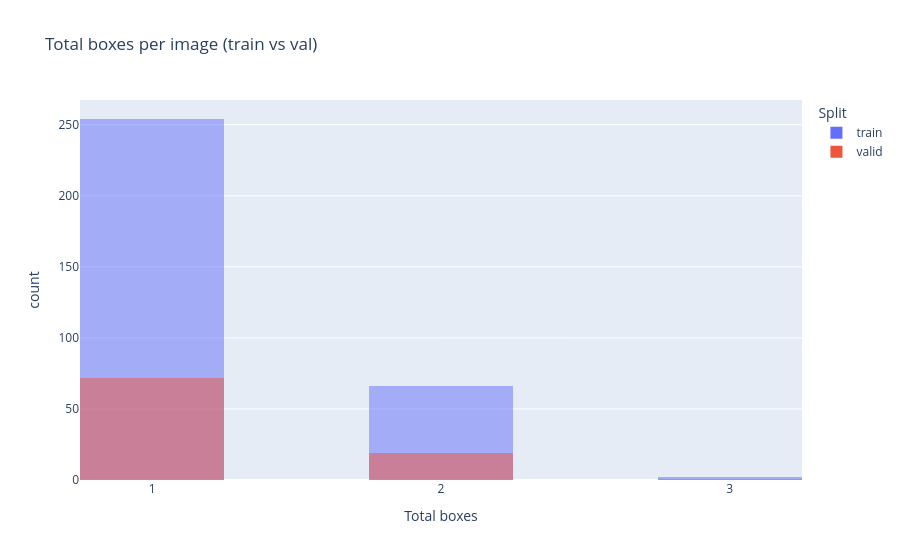

The notebook cell saved with this chart:
### Markdown cell above
Total boxes per image for train

### Code cell
fig = px.histogram(
    x=boxes_per_image["train"] + boxes_per_image["valid"],
    color=["train"] * len(boxes_per_image["train"]) + ["valid"] * len(boxes_per_image["valid"]),
    barmode="overlay",
    nbins=10,
    title="Total boxes per image (train vs val)",
    labels={"x": "Total boxes", "color": "Split"}
)

fig.update_xaxes(tickvals=[1,2,3])

fig.show()

### Figure 1 — Plotly figure (JSON) as saved in the notebook; plotly's stock layout.template omitted (floating-point values rounded to 4 significant figures; data arrays with more than 128 entries replaced by an {"elided": "..."} marker saying what was removed)
{"data": [{"bingroup": "x", "hovertemplate": "Split=train<br>Total boxes=%{x}<br>count=%{y}<extra></extra>", "legendgroup": "train", "marker": {"color": "#636efa", "opacity": 0.5, "pattern": {"shape": ""}}, "name": "train", "nbinsx": 10, "orientation": "v", "showlegend": true, "type": "histogram", "x": {"elided": "322 int values"}, "xaxis": "x", "yaxis": "y"}, {"bingroup": "x", "hovertemplate": "Split=valid<br>Total boxes=%{x}<br>count=%{y}<extra></extra>", "legendgroup": "valid", "marker": {"color": "#EF553B", "opacity": 0.5, "pattern": {"shape": ""}}, "name": "valid", "nbinsx": 10, "orientation": "v", "showlegend": true, "type": "histogram", "x": [2, 1, 1, 2, 2, 1, 1, 1, 2, 2, 1, 1, 1, 1, 1, 1, 1, 1, 1, 1, 1, 1, 1, 1, 1, 1, 1, 2, 3, 2, 2, 2, 2, 2, 1, 2, 1, 2, 2, 1, 1, 1, 1, 2, 1, 1, 1, 1, 1, 2, 1, 1, 1, 1, 1, 1, 1, 1, 1, 1, 1, 2, 1, 2, 1, 1, 1, 1, 1, 1, 1, 1, 1, 1, 1, 1, 1, 1, 1, 1, 1, 1, 1, 1, 1, 1, 1, 1, 1, 1, 1, 2], "xaxis": "x", "yaxis": "y"}], "layout": {"barmode": "overlay", "legend": {"title": {"text": "Split"}, "tracegroupgap": 0}, "title": {"text": "Total boxes per image (train vs val)"}, "xaxis": {"anchor": "y", "domain": [0, 1], "tickvals": [1, 2, 3], "title": {"text": "Total boxes"}}, "yaxis": {"anchor": "x", "domain": [0, 1], "title": {"text": "count"}}}}
